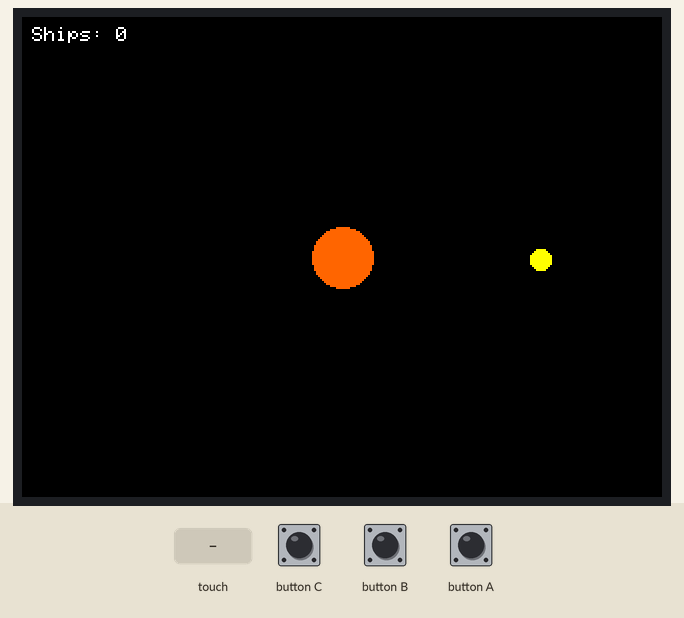
Bench run of a sketch on a simulated ESP32. On the bench: 320×240 colour display. Inputs (shaded band) come from the test bench.

Above: at 3.04 s.
3.5 s: touch panel pressed at 38 % / 30 % of its raw x / y range
At 4.05 s:
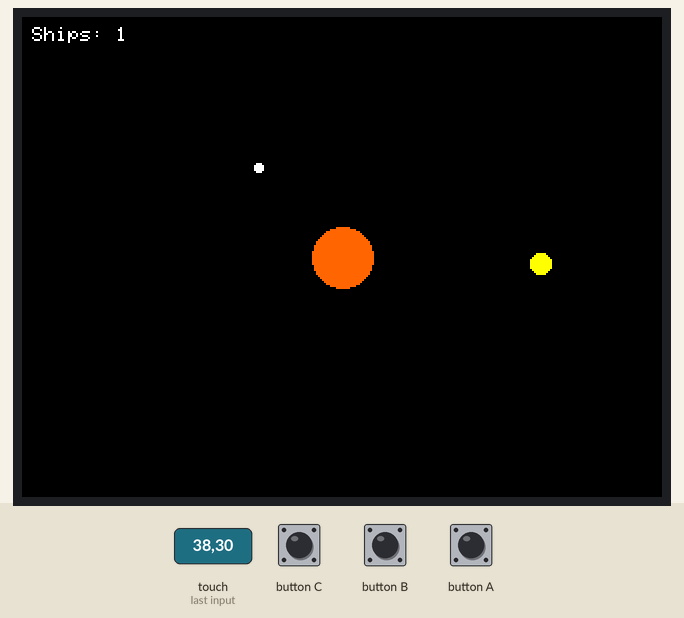
5.8 s: touch panel pressed at 13 % / 10 % of its raw x / y range
At 6.8 s:
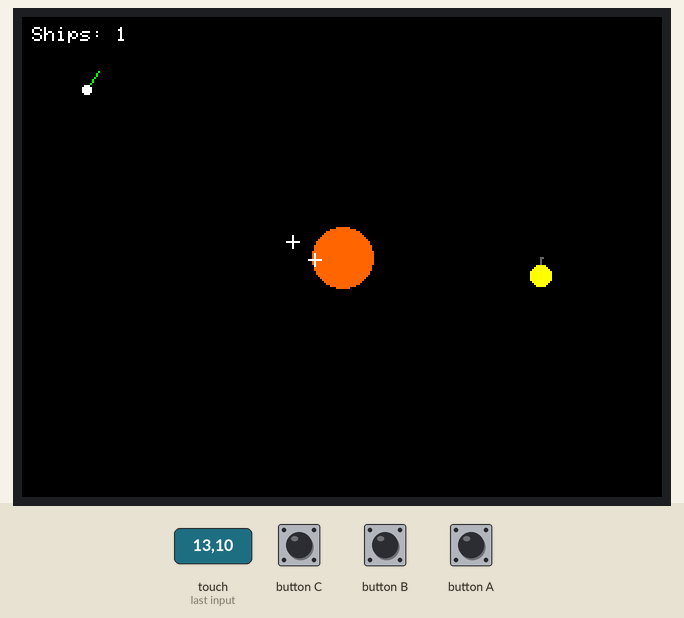
8.4 s: touch panel pressed at 38 % / 50 % of its raw x / y range
At 8.69 s:
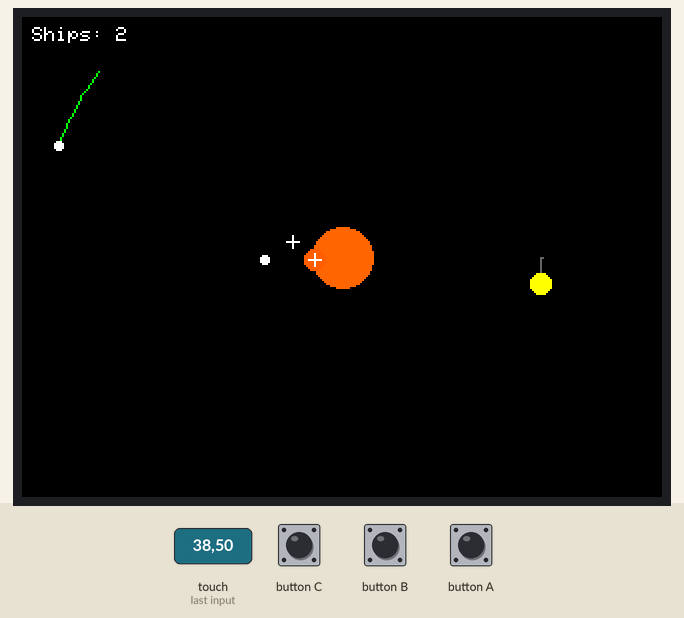

The sketch:

Space-Orbit_for_M5Stack.ino
```cpp
#include <M5Unified.h>
#include <vector>
#include <cmath>

// Constants
const int EARTH_RADIUS = 15;  // Earth radius (pixels)
const int MOON_RADIUS = 5;    // Moon radius (pixels)
const int MOON_DISTANCE = 100; // Moon orbit radius (pixels)
const double MOON_ANGULAR_VELOCITY = 0.005; // Moon angular velocity
const int TRAIL_LENGTH = 50;  // Orbit trail length (points)

// Gravity constants
const double MU_EARTH = 2500;  // Earth gravity constant
const double MU_MOON = 250;    // Moon gravity constant

// Colors (RGB565 format for M5Stack)
const uint16_t EARTH_COLOR = M5.Lcd.color565(255, 100, 0);  // Earth color (orange)
const uint16_t MOON_COLOR = M5.Lcd.color565(255, 255, 0);   // Moon color (yellow)
const uint16_t BOUND_ORBIT_COLOR = M5.Lcd.color565(0, 255, 0);  // Bound orbit color (green)
const uint16_t ESCAPE_ORBIT_COLOR = M5.Lcd.color565(0, 255, 255); // Escape orbit color (cyan)
const uint16_t SPACECRAFT_COLOR = M5.Lcd.color565(255, 255, 255); // Spacecraft color (white)
const uint16_t TRAIL_COLOR = M5.Lcd.color565(100, 100, 100); // Trail color (gray)
const uint16_t BG_COLOR = TFT_BLACK;  // Background color

// Screen size (M5Stack Core S3 LCD)
const int WIDTH = 320;
const int HEIGHT = 240;

// Global variables
double moonAngle = 0;  // Moon angle
double moonX = 0, moonY = 0;  // Moon position

// Create sprite for double buffering
LGFX_Sprite* sprite = nullptr;

// Vector class (simplified p5.js Vector implementation)
class Vector {
public:
    double x, y;

    Vector(double x = 0, double y = 0) : x(x), y(y) {}

    Vector& addTo(const Vector& vec) {
        x += vec.x;
        y += vec.y;
        return *this;
    }

    Vector& subFrom(const Vector& vec) {
        x -= vec.x;
        y -= vec.y;
        return *this;
    }

    Vector& multBy(double scalar) {
        x *= scalar;
        y *= scalar;
        return *this;
    }

    double mag() const {
        return std::sqrt(x * x + y * y);
    }

    Vector& normalize() {
        double m = mag();
        if (m != 0) {
            x /= m;
            y /= m;
        }
        return *this;
    }

    static Vector add(const Vector& vec1, const Vector& vec2) {
        return Vector(vec1.x + vec2.x, vec1.y + vec2.y);
    }

    static Vector sub(const Vector& vec1, const Vector& vec2) {
        return Vector(vec1.x - vec2.x, vec1.y - vec2.y);
    }

    static Vector mult(const Vector& vec, double scalar) {
        return Vector(vec.x * scalar, vec.y * scalar);
    }
};

// Forward declarations
class Spacecraft;

// Global containers
std::vector<Vector> moonTrail;  // Moon orbit history
std::vector<Spacecraft> spacecrafts;  // Spacecraft array

// Sparkle effect structure
struct SparkleEffect {
    double x, y;
    int life;
};

// Explosion effect structure
struct ExplosionEffect {
    double x, y;
    int size;
    int life;
    double alpha;
};

std::vector<SparkleEffect> sparkleEffects;
std::vector<ExplosionEffect> explosionEffects;

// Spacecraft class
class Spacecraft {
public:
    Vector position;
    Vector velocity;
    std::vector<Vector> trail;
    double energy;
    double prevEnergy;
    bool sparkle;

    Spacecraft(double x, double y, double vx, double vy)
        : position(x, y), velocity(vx, vy), energy(0), prevEnergy(0), sparkle(false) {}

    // Update position and velocity (Runge-Kutta method)
    bool update() {
        // Check collision with Earth
        double distToEarth = std::sqrt(std::pow(position.x - WIDTH / 2, 2) + std::pow(position.y - HEIGHT / 2, 2));
        if (distToEarth <= EARTH_RADIUS) {
            // Add explosion effect
            ExplosionEffect explosion;
            explosion.x = position.x;
            explosion.y = position.y;
            explosion.size = 15;
            explosion.life = 30;
            explosion.alpha = 255;
            explosionEffects.push_back(explosion);

            // Return true to indicate this spacecraft should be removed
            return true;
        }

        // Check collision with Moon
        double distToMoon = std::sqrt(std::pow(position.x - moonX, 2) + std::pow(position.y - moonY, 2));
        if (distToMoon <= MOON_RADIUS) {
            // Add explosion effect
            ExplosionEffect explosion;
            explosion.x = position.x;
            explosion.y = position.y;
            explosion.size = 10;  // Smaller explosion on moon
            explosion.life = 30;
            explosion.alpha = 255;
            explosionEffects.push_back(explosion);

            // Return true to indicate this spacecraft should be removed
            return true;
        }

        // Save current Earth-centered energy
        prevEnergy = energy;

        // Runge-Kutta method (RK4) for numerical integration
        Vector k1v = calculateAcceleration(position);
        Vector k1r = Vector::mult(velocity, 1);

        Vector tempPos = Vector::add(position, Vector::mult(k1r, 0.5));
        Vector tempVel = Vector::add(velocity, Vector::mult(k1v, 0.5));
        Vector k2v = calculateAcceleration(tempPos);
        Vector k2r = Vector::mult(tempVel, 1);

        tempPos = Vector::add(position, Vector::mult(k2r, 0.5));
        tempVel = Vector::add(velocity, Vector::mult(k2v, 0.5));
        Vector k3v = calculateAcceleration(tempPos);
        Vector k3r = Vector::mult(tempVel, 1);

        tempPos = Vector::add(position, k3r);
        tempVel = Vector::add(velocity, k3v);
        Vector k4v = calculateAcceleration(tempPos);
        Vector k4r = Vector::mult(tempVel, 1);

        // Update velocity and position
        Vector dv = Vector::mult(
            Vector::add(
                Vector::add(k1v, Vector::mult(k2v, 2)),
                Vector::add(Vector::mult(k3v, 2), k4v)
            ),
            1.0/6.0
        );
        Vector dr = Vector::mult(
            Vector::add(
                Vector::add(k1r, Vector::mult(k2r, 2)),
                Vector::add(Vector::mult(k3r, 2), k4r)
            ),
            1.0/6.0
        );

        velocity.addTo(dv);
        position.addTo(dr);

        // Update orbit trail
        trail.push_back(Vector(position.x, position.y));
        if (trail.size() > TRAIL_LENGTH) {
            trail.erase(trail.begin());
        }

        // Calculate Earth-centered energy
        double rE = std::sqrt(std::pow(position.x - WIDTH / 2, 2) + std::pow(position.y - HEIGHT / 2, 2));
        double v = velocity.mag();
        energy = 0.5 * v * v - MU_EARTH / rE;

        // Check for sparkle effect (if energy increase exceeds threshold)
        double energyIncrease = energy - prevEnergy;
        if (energyIncrease > 0.1) {
            sparkle = true;
            // Add sparkle effect
            SparkleEffect effect;
            effect.x = position.x;
            effect.y = position.y;
            effect.life = 20;  // Effect lifetime (frames)
            sparkleEffects.push_back(effect);
        } else {
            sparkle = false;
        }

        return false;
    }

    // Calculate acceleration (from Earth and Moon gravity)
    Vector calculateAcceleration(const Vector& pos) {
        // Gravity from Earth
        Vector rEarth(WIDTH / 2 - pos.x, HEIGHT / 2 - pos.y);
        double rEarthMag = rEarth.mag();
        Vector aEarth = Vector::mult(rEarth, MU_EARTH / (rEarthMag * rEarthMag * rEarthMag));

        // Gravity from Moon
        Vector rMoon(moonX - pos.x, moonY - pos.y);
        double rMoonMag = rMoon.mag();
        Vector aMoon = Vector::mult(rMoon, MU_MOON / (rMoonMag * rMoonMag * rMoonMag));

        // Total acceleration
        return Vector::add(aEarth, aMoon);
    }

    // Draw spacecraft and its orbit to sprite
    void draw(LGFX_Sprite* spr) {
        // Determine orbit color based on energy
        uint16_t orbitColor = (energy < 0) ? BOUND_ORBIT_COLOR : ESCAPE_ORBIT_COLOR;

        // Draw orbit trail
        if (trail.size() > 1) {
            for (size_t i = 1; i < trail.size(); i++) {
                spr->drawLine(
                    static_cast<int>(trail[i-1].x), static_cast<int>(trail[i-1].y),
                    static_cast<int>(trail[i].x), static_cast<int>(trail[i].y),
                    orbitColor);
            }
        }

        // Draw spacecraft
        spr->fillCircle(static_cast<int>(position.x), static_cast<int>(position.y), 2, SPACECRAFT_COLOR);
    }
};

// Update moon position
void updateMoonPosition() {
    moonX = WIDTH / 2 + MOON_DISTANCE * std::cos(moonAngle);
    moonY = HEIGHT / 2 + MOON_DISTANCE * std::sin(moonAngle);

    // Update moon orbit history
    moonTrail.push_back(Vector(moonX, moonY));
    if (moonTrail.size() > 360) {  // Keep about 1 orbit (360 points)
        moonTrail.erase(moonTrail.begin());
    }
}

// Add spacecraft at touch position
void addSpacecraft(int x, int y) {
    // If Earth is clicked, clear all spacecraft
    double dEarth = std::sqrt(std::pow(x - WIDTH / 2, 2) + std::pow(y - HEIGHT / 2, 2));
    if (dEarth < EARTH_RADIUS) {
        spacecrafts.clear();
        sparkleEffects.clear();
        return;
    }

    // Calculate initial velocity from touch position (tangential to center)
    double dirX = x - WIDTH / 2;
    double dirY = y - HEIGHT / 2;
    double dirMag = std::sqrt(dirX * dirX + dirY * dirY);

    // Velocity magnitude proportional to distance (farther = faster)
    double speed = 1 + 3 * (dirMag / (WIDTH / 2));

    // Normalize direction vector and set velocity (90 degree rotation for tangential motion)
    double vx = (dirY) / dirMag * speed;
    double vy = (-dirX) / dirMag * speed;

    // Add spacecraft
    spacecrafts.push_back(Spacecraft(x, y, vx, vy));
}

// Draw everything to sprite
void drawToSprite() {
    if (sprite == nullptr) return;

    // Clear sprite
    sprite->fillScreen(BG_COLOR);

    // Draw moon orbit
    if (moonTrail.size() > 1) {
        for (size_t i = 1; i < moonTrail.size(); i++) {
            sprite->drawLine(
                static_cast<int>(moonTrail[i-1].x), static_cast<int>(moonTrail[i-1].y),
                static_cast<int>(moonTrail[i].x), static_cast<int>(moonTrail[i].y),
                TRAIL_COLOR);
        }
    }

    // Draw Earth
    sprite->fillCircle(WIDTH / 2, HEIGHT / 2, EARTH_RADIUS, EARTH_COLOR);

    // Draw moon
    sprite->fillCircle(static_cast<int>(moonX), static_cast<int>(moonY), MOON_RADIUS, MOON_COLOR);

    // Draw spacecraft
    for (auto& spacecraft : spacecrafts) {
        spacecraft.draw(sprite);
    }

    // Draw explosion effects
    for (auto& effect : explosionEffects) {
        // Draw effect - simplified for M5Stack
        int size = effect.size * (1 - effect.life / 30.0);

        // Draw explosion using concentric circles with fading alpha
        uint16_t explosion_color = M5.Lcd.color565(255,
                                                 static_cast<uint8_t>(255 * (1 - effect.life / 30.0)),
                                                 0);

        sprite->fillCircle(static_cast<int>(effect.x),
                         static_cast<int>(effect.y),
                         size,
                         explosion_color);
    }

    // Draw sparkle effects
    for (auto& effect : sparkleEffects) {
        // Draw effect - simple star shape (cross)
        int x = static_cast<int>(effect.x);
        int y = static_cast<int>(effect.y);
        int size = 3;
        uint16_t sparkle_color = M5.Lcd.color565(255, 255, 255);

        sprite->drawLine(x-size, y, x+size, y, sparkle_color);
        sprite->drawLine(x, y-size, x, y+size, sparkle_color);
    }

    // Display FPS and spacecraft count
    sprite->setCursor(5, 5);
    sprite->setTextColor(TFT_WHITE, TFT_BLACK);
    sprite->printf("Ships: %d", spacecrafts.size());
}

void setup() {
    // Initialize M5Stack
    auto cfg = M5.config();
    M5.begin(cfg);

    // Setup display
    M5.Display.setRotation(1);  // Landscape mode
    M5.Display.fillScreen(BG_COLOR);
    M5.Display.setTextColor(TFT_WHITE);
    M5.Display.setTextSize(1);
    M5.Display.setCursor(10, 10);
    M5.Display.println("Gravity Simulation");
    M5.Display.println("Tap to create spacecraft");
    M5.Display.println("Tap Earth to clear all");

    // Create sprite for double buffering
    sprite = new LGFX_Sprite(&M5.Display);
    sprite->setColorDepth(16);  // 16-bit color (RGB565)
    sprite->createSprite(WIDTH, HEIGHT);
    sprite->fillScreen(BG_COLOR);

    // Initialize
    moonAngle = 0;
    updateMoonPosition();

    delay(2000);  // Show instructions for 2 seconds
}

void loop() {
    static unsigned long lastFrameTime = 0;
    unsigned long currentTime = millis();

    // Target 30 FPS (33ms per frame)
    if (currentTime - lastFrameTime < 33) {
        return;
    }
    lastFrameTime = currentTime;

    M5.update();  // Update button and touch state

    // Handle touch input
    if (M5.Touch.getCount() > 0) {
        auto touch_point = M5.Touch.getDetail();
        if (touch_point.wasPressed()) {
            int x = touch_point.x;
            int y = touch_point.y;
            addSpacecraft(x, y);
        }
    }

    // Update moon position
    moonAngle += MOON_ANGULAR_VELOCITY;
    updateMoonPosition();

    // Update spacecraft
    for (int i = spacecrafts.size() - 1; i >= 0; i--) {
        // If update returns true (collision with Earth or Moon), remove spacecraft
        if (spacecrafts[i].update()) {
            spacecrafts.erase(spacecrafts.begin() + i);
        }
    }

    // Update explosion effects
    for (int i = explosionEffects.size() - 1; i >= 0; i--) {
        // Decrease effect lifetime
        explosionEffects[i].life -= 1;
        explosionEffects[i].alpha = 255 * (explosionEffects[i].life / 30.0);

        // Remove expired effects
        if (explosionEffects[i].life <= 0) {
            explosionEffects.erase(explosionEffects.begin() + i);
        }
    }

    // Update sparkle effects
    for (int i = sparkleEffects.size() - 1; i >= 0; i--) {
        // Decrease effect lifetime
        sparkleEffects[i].life -= 1;

        // Remove expired effects
        if (sparkleEffects[i].life <= 0) {
            sparkleEffects.erase(sparkleEffects.begin() + i);
        }
    }

    // Draw everything to sprite
    drawToSprite();

    // Push sprite to display (at once)
    sprite->pushSprite(0, 0);
}

void cleanup() {
    // Free sprite memory
    if (sprite != nullptr) {
        sprite->deleteSprite();
        delete sprite;
        sprite = nullptr;
    }
}
```

Measured:
- after the input at 3.5 s, the display: first changes after 0.24 s (image 1 shows a later state)
